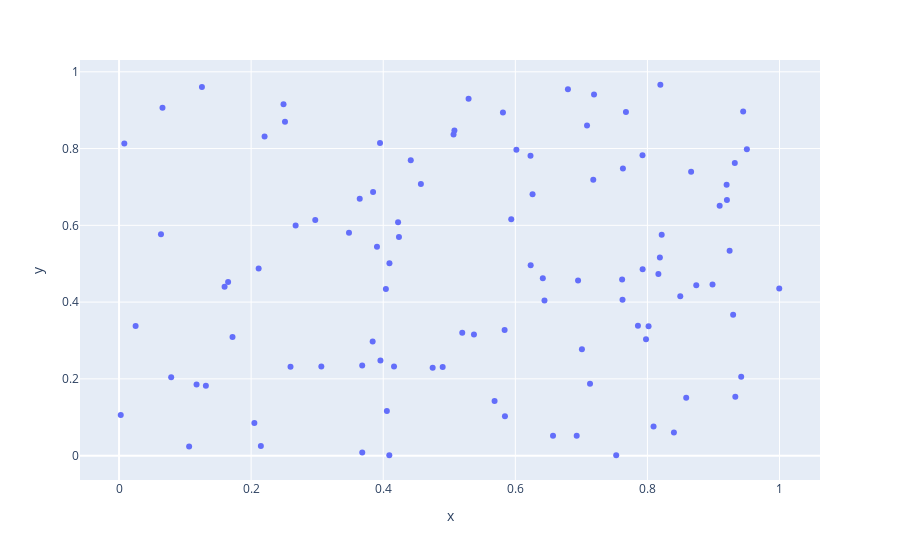

Notebook source saved alongside this figure:
### Code cell
## Scatter of a Pandas DataFrame 
px.scatter(data_frame = data_frame, x = 'x', y = 'y')
